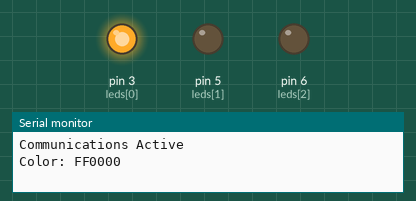
Simulated run of this sketch. Board: Arduino Uno, built with avr-gcc and run on an emulated ATmega328P. Shown: output pins drawn as LEDs (lit = HIGH), the last lines printed to the serial monitor.

Above: at 0.15 s.
At 0.7 s:
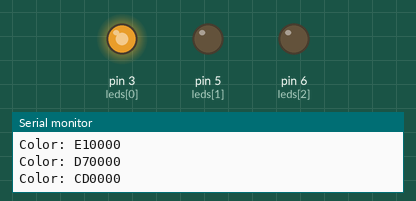
At 2.7 s:
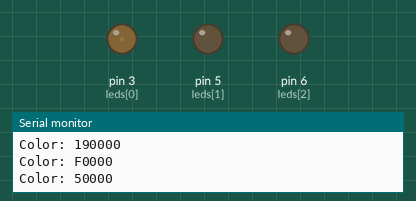
At 6.25 s:
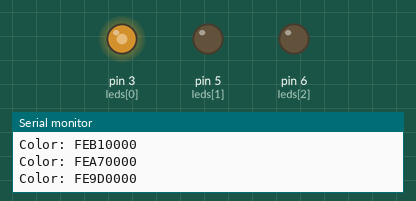
At 12.35 s:
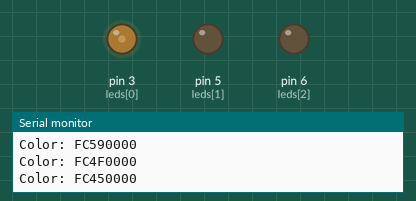
Timing chart, 0 to 14.9 s (numbered marks = the images above):
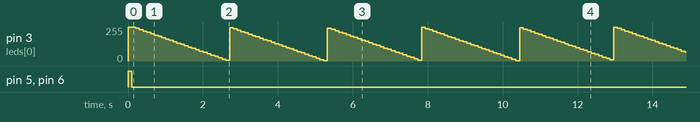

The sketch:

RGB2.pde
```cpp
// Fading LED
// by BARRAGAN <http://people.interaction-ivrea.it/h.barragan>

int value = 0;                            // variable to keep the actual value
int ledpin = 13;                           // light connected to digital pin 13
int leds[3] = {
  3,5,6};
unsigned long maximum = 0x00FFFFFF;
void setup()
{
  for(int x=0;x<3;x++) {
    pinMode(leds[x],OUTPUT);
    analogWrite(leds[x],255);
  }
  Serial.begin(57600);
  Serial.println("Communications Active");
  delay(100);
}

void loop()
{
  int value = 0;
  for(unsigned long x=1; x<=7; x++) {
    for(unsigned long intensity = 255; intensity >= 0; intensity -= 10) {
      unsigned long value = (x & 0x01) ? intensity : 0;
      value <<= 8;
      value |= (x & 0x02) ? intensity : 0;
      value <<= 8;
      value |= (x & 0x04) ? intensity : 0;
          Serial.print("Color: ");
          Serial.println(value,HEX);
      set_pins(value);
      delay(100);
    }
  }
}

void set_pins(unsigned long color) {
  unsigned long red = (color >> 16) & 0xFF;
  unsigned long green = (color >> 8) & 0xFF;
  unsigned long blue = color & 0xFF;

  //  Serial.print("RGB: ");
  //  Serial.print(red,HEX);
  //  Serial.print("\t");
  //  Serial.println(green,HEX);
  //  Serial.print("\t");
  //  Serial.println(blue,HEX);

  analogWrite(leds[0],red);
  analogWrite(leds[1],green);
  analogWrite(leds[2],blue);
}
```

Measured:
- by itself, pin 3 (leds[0]): ramps from 255/255 to 1/255 and jumps back, once every 2.6 s
- by itself, pin 5 (leds[1]), pin 6 (leds[2]): HIGH → LOW at 0.10 s
